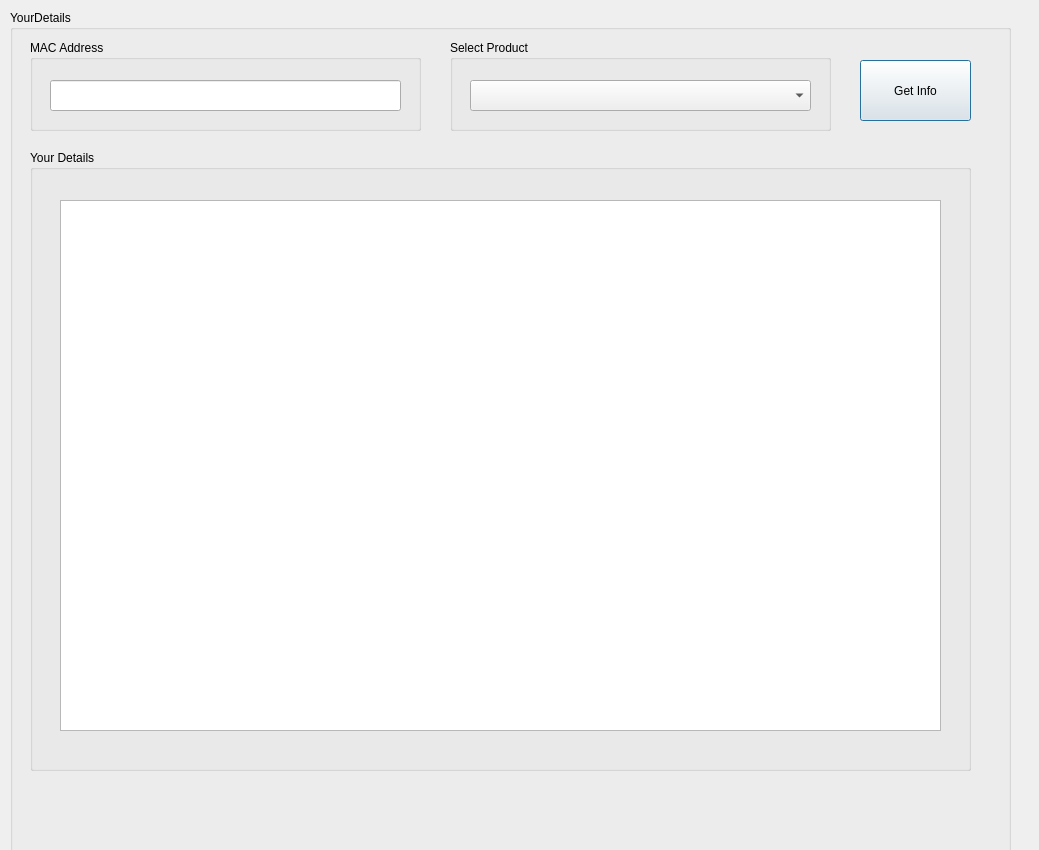
<?xml version="1.0" encoding="UTF-8"?>
<ui version="4.0">
 <class>GetLicenseInfoDlg</class>
 <widget class="QDialog" name="GetLicenseInfoDlg">
  <property name="geometry">
   <rect>
    <x>0</x>
    <y>0</y>
    <width>1039</width>
    <height>850</height>
   </rect>
  </property>
  <property name="windowTitle">
   <string>Get License Info</string>
  </property>
  <widget class="QGroupBox" name="groupBox">
   <property name="geometry">
    <rect>
     <x>10</x>
     <y>10</y>
     <width>1001</width>
     <height>861</height>
    </rect>
   </property>
   <property name="title">
    <string>YourDetails</string>
   </property>
   <widget class="QGroupBox" name="groupBox_2">
    <property name="geometry">
     <rect>
      <x>20</x>
      <y>30</y>
      <width>391</width>
      <height>91</height>
     </rect>
    </property>
    <property name="title">
     <string>MAC Address</string>
    </property>
    <widget class="QLineEdit" name="lineEdit_2">
     <property name="geometry">
      <rect>
       <x>20</x>
       <y>40</y>
       <width>351</width>
       <height>31</height>
      </rect>
     </property>
    </widget>
   </widget>
   <widget class="QGroupBox" name="groupBox_3">
    <property name="geometry">
     <rect>
      <x>440</x>
      <y>30</y>
      <width>381</width>
      <height>91</height>
     </rect>
    </property>
    <property name="title">
     <string>Select Product</string>
    </property>
    <widget class="QComboBox" name="comboBox">
     <property name="geometry">
      <rect>
       <x>20</x>
       <y>40</y>
       <width>341</width>
       <height>31</height>
      </rect>
     </property>
    </widget>
   </widget>
   <widget class="QPushButton" name="GetInfoButton">
    <property name="geometry">
     <rect>
      <x>850</x>
      <y>50</y>
      <width>111</width>
      <height>61</height>
     </rect>
    </property>
    <property name="text">
     <string>Get Info</string>
    </property>
   </widget>
   <widget class="QGroupBox" name="groupBox_4">
    <property name="geometry">
     <rect>
      <x>20</x>
      <y>140</y>
      <width>941</width>
      <height>621</height>
     </rect>
    </property>
    <property name="title">
     <string>Your Details</string>
    </property>
    <widget class="QListWidget" name="listWidget">
     <property name="geometry">
      <rect>
       <x>30</x>
       <y>50</y>
       <width>881</width>
       <height>531</height>
      </rect>
     </property>
    </widget>
   </widget>
  </widget>
 </widget>
 <tabstops>
  <tabstop>lineEdit_2</tabstop>
  <tabstop>comboBox</tabstop>
  <tabstop>GetInfoButton</tabstop>
 </tabstops>
 <resources/>
 <connections/>
</ui>
